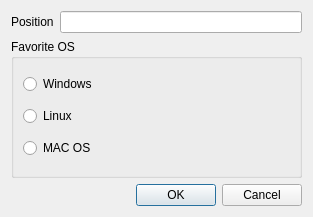
<?xml version="1.0" encoding="UTF-8"?>
<ui version="4.0">
 <class>InfoDialog</class>
 <widget class="QDialog" name="InfoDialog">
  <property name="geometry">
   <rect>
    <x>0</x>
    <y>0</y>
    <width>313</width>
    <height>217</height>
   </rect>
  </property>
  <property name="windowTitle">
   <string>Dialog</string>
  </property>
  <layout class="QVBoxLayout" name="verticalLayout_2">
   <item>
    <layout class="QHBoxLayout" name="horizontalLayout">
     <item>
      <widget class="QLabel" name="label">
       <property name="text">
        <string>Position</string>
       </property>
      </widget>
     </item>
     <item>
      <widget class="QLineEdit" name="positionLineEdit"/>
     </item>
    </layout>
   </item>
   <item>
    <widget class="QGroupBox" name="groupBox">
     <property name="title">
      <string>Favorite OS</string>
     </property>
     <layout class="QVBoxLayout" name="verticalLayout">
      <item>
       <widget class="QRadioButton" name="winRadioButton">
        <property name="text">
         <string>Windows</string>
        </property>
       </widget>
      </item>
      <item>
       <widget class="QRadioButton" name="linuxRadioButton">
        <property name="text">
         <string>Linux</string>
        </property>
       </widget>
      </item>
      <item>
       <widget class="QRadioButton" name="macRadioButton">
        <property name="text">
         <string>MAC OS</string>
        </property>
       </widget>
      </item>
     </layout>
    </widget>
   </item>
   <item>
    <layout class="QHBoxLayout" name="horizontalLayout_2">
     <item>
      <spacer name="horizontalSpacer">
       <property name="orientation">
        <enum>Qt::Orientation::Horizontal</enum>
       </property>
       <property name="sizeHint" stdset="0">
        <size>
         <width>40</width>
         <height>20</height>
        </size>
       </property>
      </spacer>
     </item>
     <item>
      <widget class="QPushButton" name="okPushButton">
       <property name="text">
        <string>OK</string>
       </property>
      </widget>
     </item>
     <item>
      <widget class="QPushButton" name="cancelPushButton">
       <property name="text">
        <string>Cancel</string>
       </property>
      </widget>
     </item>
    </layout>
   </item>
  </layout>
 </widget>
 <resources/>
 <connections/>
</ui>
